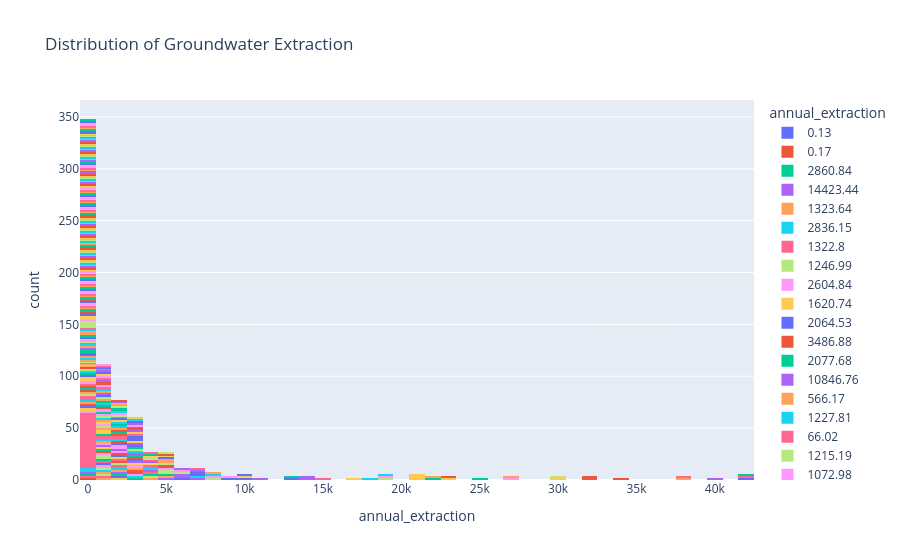

This figure's notebook cell:
### Code cell
fig = px.histogram(df,
                x="annual_extraction",
                nbins=50, color="annual_extraction",
                title="Distribution of Groundwater Extraction")

fig.show()
